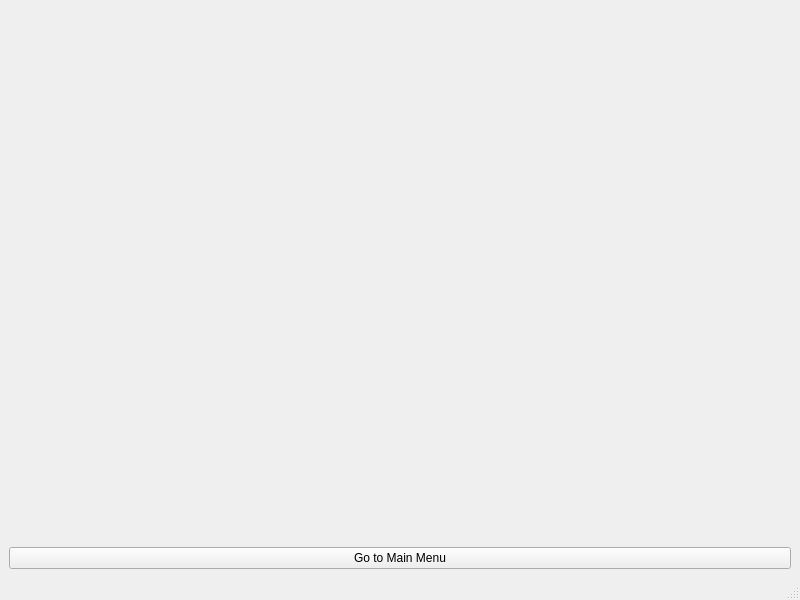
<?xml version="1.0" encoding="UTF-8"?>
<ui version="4.0">
  <class>ModsInformationWindow</class>
  <widget class="QMainWindow" name="ModsInformationWindow">
    <property name="geometry">
      <rect>
        <x>0</x>
        <y>0</y>
        <width>800</width>
        <height>600</height>
      </rect>
    </property>
    <widget class="QWidget" name="centralwidget">
      <layout class="QVBoxLayout" name="verticalLayout">
        <item>
          <widget class="QWidget" name="modColumnsWidget">
            <layout class="QVBoxLayout" name="modColumnsLayout"/>
          </widget>
        </item>
        <item>
          <widget class="QPushButton" name="goToMainWindowButton">
            <property name="text">
              <string>Go to Main Menu</string>
            </property>
          </widget>
        </item>
      </layout>
    </widget>
    <widget class="QMenuBar" name="menubar"/>
    <widget class="QStatusBar" name="statusbar"/>
  </widget>
  <resources/>
  <connections/>
</ui>
